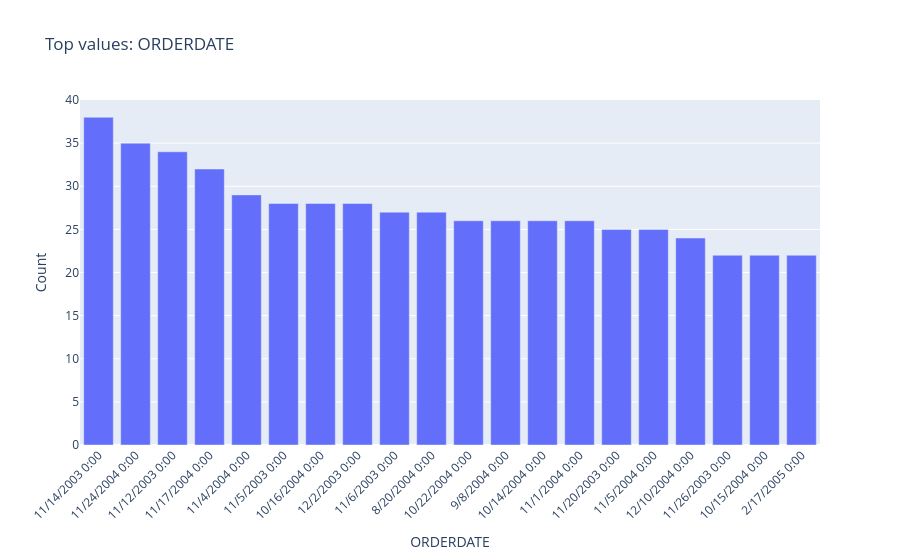
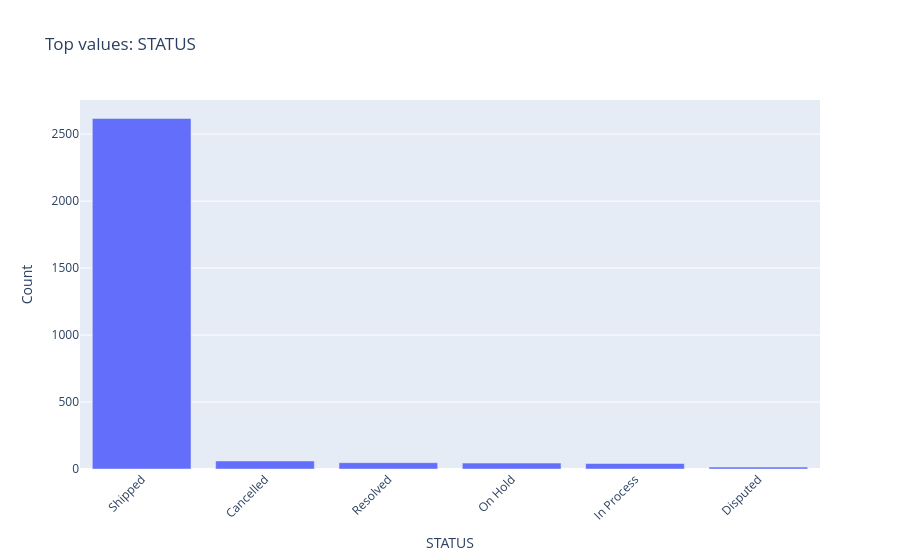
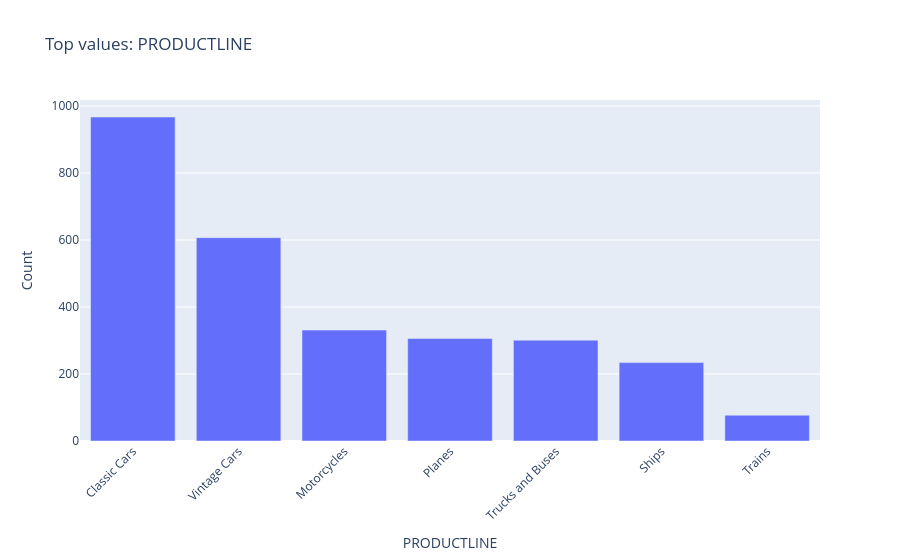

The notebook cell saved with these charts, in order:
### Markdown cell above
## 10. Categorical distributions

### Code cell
for col in categorical_cols[:20]:
    counts = df[col].astype("string").fillna("<missing>").value_counts().head(20)
    if len(counts):
        fig = px.bar(x=counts.index.astype(str), y=counts.values,
                     title=f"Top values: {col}",
                     labels={"x": col, "y": "Count"})
        fig.update_layout(xaxis_tickangle=-45)
        fig.show()

### Figure 1 — Plotly figure (JSON) as saved in the notebook; plotly's stock layout.template omitted (floating-point values rounded to 4 significant figures)
{"data": [{"hovertemplate": "ORDERDATE=%{x}<br>Count=%{y}<extra></extra>", "legendgroup": "", "marker": {"color": "#636efa", "pattern": {"shape": ""}}, "name": "", "orientation": "v", "showlegend": false, "textposition": "auto", "type": "bar", "x": ["11/14/2003 0:00", "11/24/2004 0:00", "11/12/2003 0:00", "11/17/2004 0:00", "11/4/2004 0:00", "11/5/2003 0:00", "10/16/2004 0:00", "12/2/2003 0:00", "11/6/2003 0:00", "8/20/2004 0:00", "10/22/2004 0:00", "9/8/2004 0:00", "10/14/2004 0:00", "11/1/2004 0:00", "11/20/2003 0:00", "11/5/2004 0:00", "12/10/2004 0:00", "11/26/2003 0:00", "10/15/2004 0:00", "2/17/2005 0:00"], "xaxis": "x", "y": [38, 35, 34, 32, 29, 28, 28, 28, 27, 27, 26, 26, 26, 26, 25, 25, 24, 22, 22, 22], "yaxis": "y"}], "layout": {"barmode": "relative", "legend": {"tracegroupgap": 0}, "title": {"text": "Top values: ORDERDATE"}, "xaxis": {"anchor": "y", "domain": [0, 1], "tickangle": -45, "title": {"text": "ORDERDATE"}}, "yaxis": {"anchor": "x", "domain": [0, 1], "title": {"text": "Count"}}}}

### Figure 2 — Plotly figure (JSON) as saved in the notebook; plotly's stock layout.template omitted (floating-point values rounded to 4 significant figures)
{"data": [{"hovertemplate": "STATUS=%{x}<br>Count=%{y}<extra></extra>", "legendgroup": "", "marker": {"color": "#636efa", "pattern": {"shape": ""}}, "name": "", "orientation": "v", "showlegend": false, "textposition": "auto", "type": "bar", "x": ["Shipped", "Cancelled", "Resolved", "On Hold", "In Process", "Disputed"], "xaxis": "x", "y": [2617, 60, 47, 44, 41, 14], "yaxis": "y"}], "layout": {"barmode": "relative", "legend": {"tracegroupgap": 0}, "title": {"text": "Top values: STATUS"}, "xaxis": {"anchor": "y", "domain": [0, 1], "tickangle": -45, "title": {"text": "STATUS"}}, "yaxis": {"anchor": "x", "domain": [0, 1], "title": {"text": "Count"}}}}

### Figure 3 — Plotly figure (JSON) as saved in the notebook; plotly's stock layout.template omitted (floating-point values rounded to 4 significant figures)
{"data": [{"hovertemplate": "PRODUCTLINE=%{x}<br>Count=%{y}<extra></extra>", "legendgroup": "", "marker": {"color": "#636efa", "pattern": {"shape": ""}}, "name": "", "orientation": "v", "showlegend": false, "textposition": "auto", "type": "bar", "x": ["Classic Cars", "Vintage Cars", "Motorcycles", "Planes", "Trucks and Buses", "Ships", "Trains"], "xaxis": "x", "y": [967, 607, 331, 306, 301, 234, 77], "yaxis": "y"}], "layout": {"barmode": "relative", "legend": {"tracegroupgap": 0}, "title": {"text": "Top values: PRODUCTLINE"}, "xaxis": {"anchor": "y", "domain": [0, 1], "tickangle": -45, "title": {"text": "PRODUCTLINE"}}, "yaxis": {"anchor": "x", "domain": [0, 1], "title": {"text": "Count"}}}}
